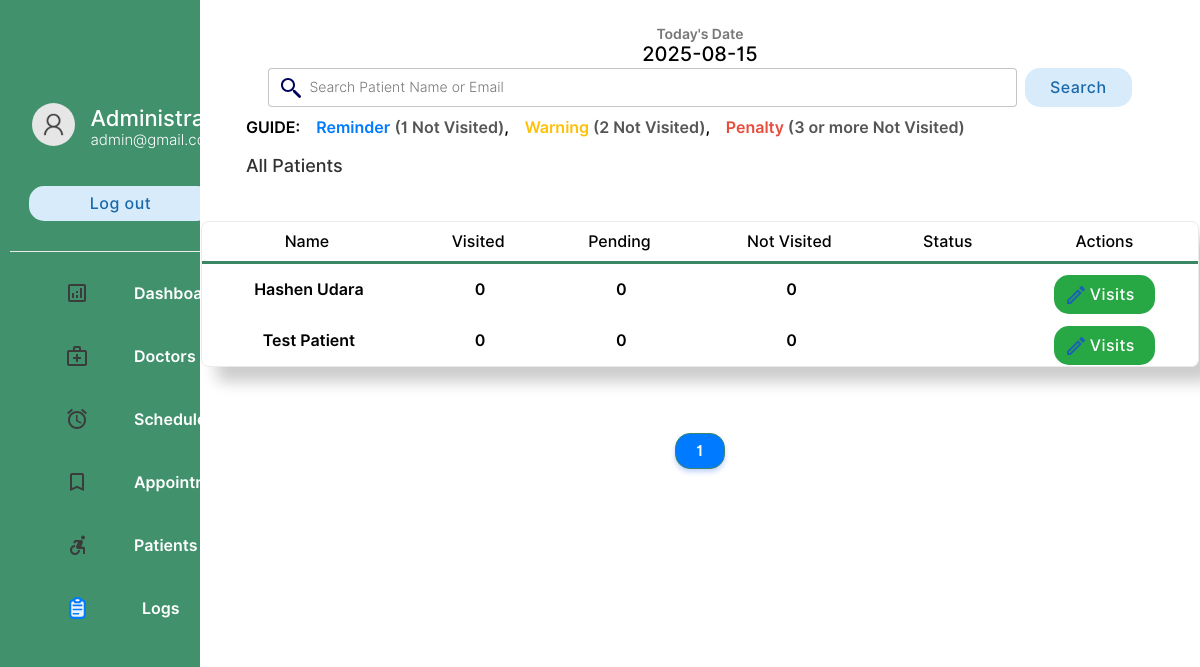
The page /admin/logs.php on the database as committed earlier.
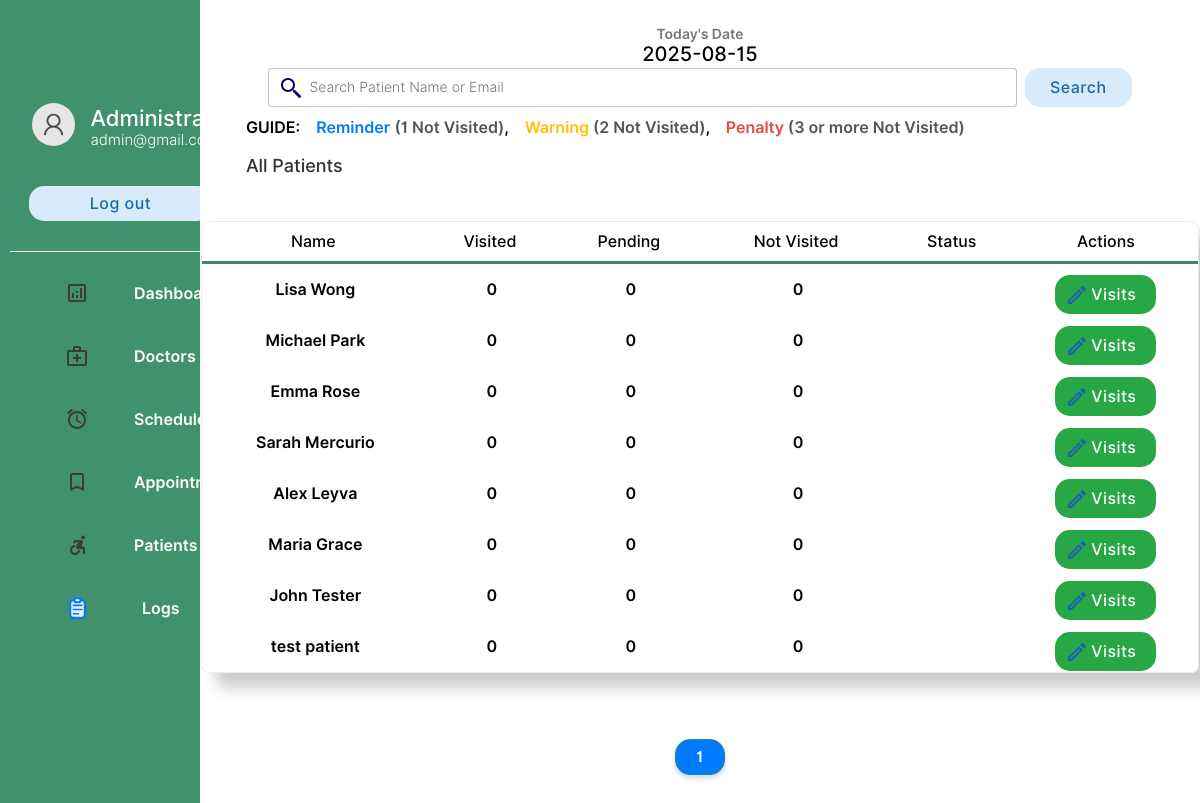
The same page on the database as committed later.
### tables this page shows
CREATE TABLE `patient` (
  `pid` int(11) NOT NULL AUTO_INCREMENT,
  `pemail` varchar(255) NOT NULL,
  `pname` varchar(255) NOT NULL,
  `ppassword` char(60) NOT NULL,
  `paddress` varchar(255) DEFAULT NULL,
  `hasPhilhealth` varchar(15) DEFAULT NULL,
  `pdob` date DEFAULT NULL,
  `phone_number` varchar(15) NOT NULL,
  `created_at` timestamp NULL DEFAULT current_timestamp(),
  `updated_at` timestamp NULL DEFAULT current_timestamp() ON UPDATE current_timestamp(),
  `is_deleted` tinyint(1) DEFAULT 0,
  PRIMARY KEY (`pid`),
  UNIQUE KEY `pemail` (`pemail`),
  UNIQUE KEY `phone_number` (`phone_number`)
);

### admin/logs.php (the view, shortened to what the changed rows need)
<!DOCTYPE html>
<html lang="en">
<head>
    <link rel="stylesheet" href="../css/animations.css">
    <link rel="stylesheet" href="../css/main.css">
    <link rel="stylesheet" href="../css/admin.css">
</head>
<body>
    <?php
    include("../connection.php");
    ?>
        <div class="dash-body">
            <table border="0" width="100%" style=" border-spacing: 0;margin:0;padding:0;margin-top:25px; ">
                <?php
                    $resultsPerPage = 10;
                    $page = isset($_GET['page']) ? (int)$_GET['page'] : 1;
                    $page = max(1, $page);
                    if($_POST){
                        $keyword=$_POST["search"];
                        $sqlmain= "select * from patient where pemail='$keyword' or pname='$keyword' or pname like '$keyword%' or pname like '%$keyword' or pname like '%$keyword%' ";
                    }else{
                        $sqlmain= "select * from patient order by pid desc";
                    }
                    $countResult = $database->query($sqlmain);
                    $totalResults = $countResult->num_rows;
                    $totalPages = ceil($totalResults / $resultsPerPage);
                    $offset = ($page - 1) * $resultsPerPage;
                    $sqlmain .= " LIMIT $offset, $resultsPerPage";
                    $result = $database->query($sqlmain);
                ?>
                <tr>
                   <td colspan="4">
                       <center>
                        <div class="abc scroll">
                        <table width="93%" class="sub-table scrolldown"  style="border-spacing:0;">
                        <thead>
<tr>
    <th class="table-headin">Name</th>
    <th class="table-headin">Visited</th>
    <th class="table-headin">Pending</th>
    <th class="table-headin">Not Visited</th>
    <th class="table-headin">Status</th>
    <th class="table-headin">Actions</th>
</tr>
</thead>
                        <tbody>
                        <?php
if ($result->num_rows == 0) {
    echo '<tr>
        <td colspan="7">
        <br><br><br><br>
        <center>
        <img src="../img/notfound.svg" width="25%" alt="Not Found">
        <br>
        <p class="heading-main12" style="margin-left: 45px;font-size:20px;color:rgb(49, 49, 49)">
            We cannot find anything related to your keywords!
        </p>
        <a class="non-style-link" href="patient.php">
            <button class="login-btn btn-primary-soft btn" style="display: flex;justify-content: center;align-items: center;margin-left:20px;">
                &nbsp; Show all Patients &nbsp;
            </button>
        </a>
        </center>
        <br><br><br><br>
        </td>
    </tr>';
} else {
    while ($row = $result->fetch_assoc()) {
        $pid = $row["pid"];
        $name = $row["pname"];
        $visitedQuery = $database->query("SELECT COUNT(*) as cnt FROM appointment WHERE pid='$pid' AND attended=1 AND is_confirmed=1 AND status NOT IN ('canceled','rejected')");
        $visitedRow = $visitedQuery->fetch_assoc();
        $visited_count = $visitedRow['cnt'];
        $pendingQuery = $database->query("SELECT COUNT(*) as cnt FROM appointment WHERE pid='$pid' AND attended=0 AND is_confirmed=1 AND status NOT IN ('canceled','rejected')");
        $pendingRow = $pendingQuery->fetch_assoc();
        $pending_count = $pendingRow['cnt'];
        $notVisitedQuery = $database->query("SELECT COUNT(*) as cnt FROM appointment WHERE pid='$pid' AND attended=-1 AND is_confirmed=1 AND status NOT IN ('canceled','rejected')");
        $notVisitedRow = $notVisitedQuery->fetch_assoc();
        $not_visited_count = $notVisitedRow['cnt'];
        $legend = '';
        echo '<tr>
            <td style="text-align: center;">&nbsp;' . htmlspecialchars(substr($name, 0, 35)) . '</td>
            <td style="text-align: center;">&nbsp;' . $visited_count . '</td>
            <td style="text-align: center;">&nbsp;' . $pending_count . '</td>
            <td style="text-align: center;">&nbsp;' . $not_visited_count . '</td>
            <td style="text-align: center;">' . $legend . '</td>
            <td>
                <div style="display:flex;justify-content: center;gap:4px;">
                    <button class="btn-primary-soft btn button-icon btn-edit"
                        style="padding-left:36px;padding-top:10px;padding-bottom:10px;margin-top:10px;background-color:#28a745;color:white;"
                        onclick="showVisits('.$pid.', \'' . htmlspecialchars(substr($name, 0, 35)) . '\')">
                        Visits
                    </button>
                </div>
            </td>
        </tr>';
    }
}
?>
                            </tbody>
                        </table>
                        </div>
                        </center>
                   </td>
                </tr>
                <tr>
                    <td colspan="7" style="text-align: center; padding: 20px;">
                        <?php
                        echo '<div class="pagination">';
                        for ($i = 1; $i <= $totalPages; $i++) {
                            if ($i == $page) {
                                echo '<span class="btn btn-primary" style="margin: 0 5px; background-color: #007bff; color: white;">'.$i.'</span>';
                            } else {
                                echo '<a href="?page='.$i.'" class="btn btn-primary-soft" style="margin: 0 5px;">'.$i.'</a>';
                            }
                        }
                        echo '</div>';
                        ?>
                    </td>
                </tr>
                </table>
            </div>
</body>
</html>
</html>

Rows that differ between the two databases and show on the page:
removed patient: pname "Hashen Udara", visited_count "0", pending_count "0", not_visited_count "0"
added patient: pname "Lisa Wong", visited_count "0", pending_count "0", not_visited_count "0"
added patient: pname "Michael Park", visited_count "0", pending_count "0", not_visited_count "0"
added patient: pname "Emma Rose", visited_count "0", pending_count "0", not_visited_count "0"
added patient: pname "Sarah Mercurio", visited_count "0", pending_count "0", not_visited_count "0"
added patient: pname "Alex Leyva", visited_count "0", pending_count "0", not_visited_count "0"
added patient: pname "Maria Grace", visited_count "0", pending_count "0", not_visited_count "0"
added patient: pname "John Tester", visited_count "0", pending_count "0", not_visited_count "0"
changed patient: pname "Test Patient" → "test patient"
